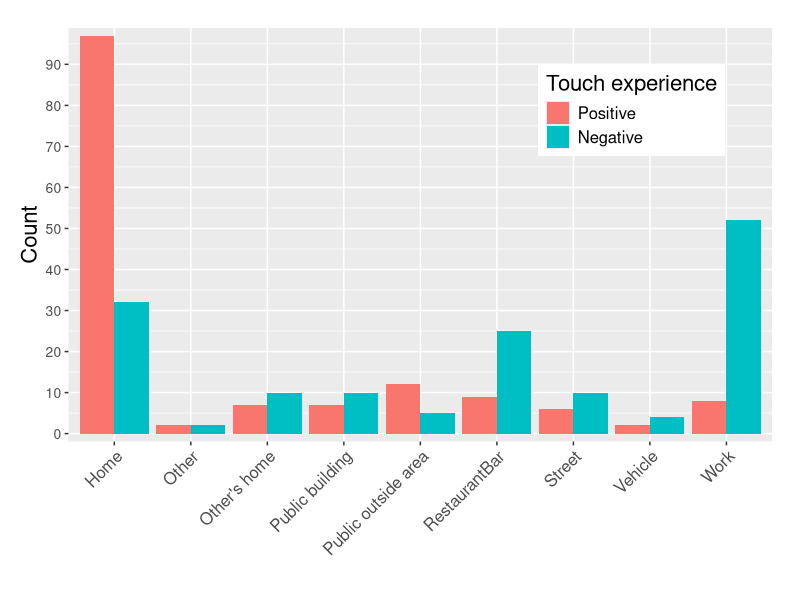
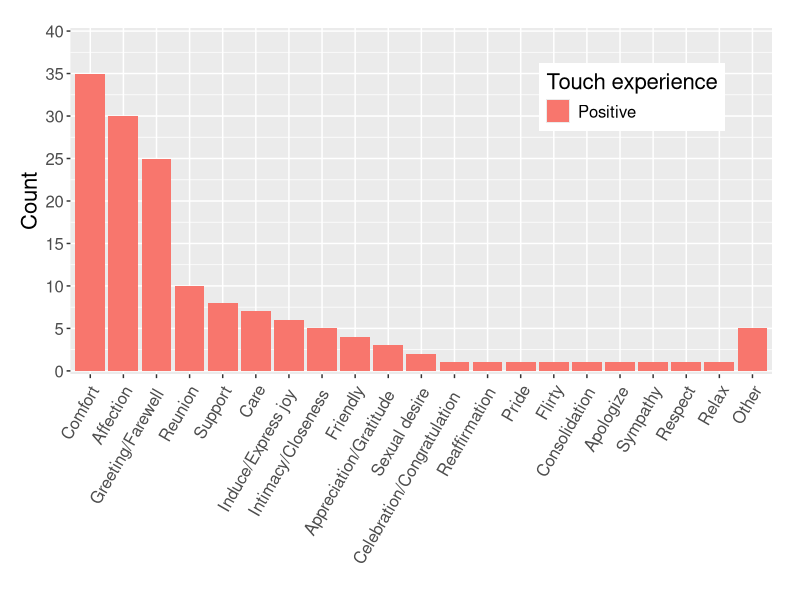
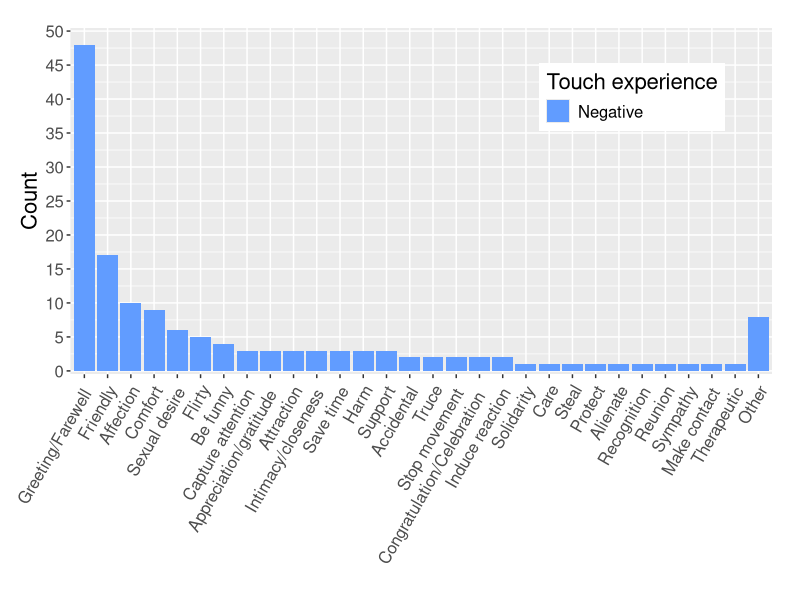

Write the R code that produced these figures, in order.
setwd("~/Projects/TouchExp/MainStudy/Rscript2/TouchExp")

df3 <- read.csv("ConvertedTouchScores5.csv")

library(tibble)
library(dplyr)
library(ggplot2)
attach(df3)

#Plot LocLabl by condition

ggplot(df3,aes(LocLabl, fill = Condition))+
  geom_bar(position = position_dodge())+
  labs(y = "Count", x = "")+
  scale_y_continuous(breaks=seq(0,100,10),expand = c(0.02, 0))+
  theme(axis.text.x = element_text(angle = 45,hjust = 1, size = 12),
        axis.title.y = element_text(size = 16),
        legend.position = c(0.8, 0.8), axis.text=element_text(size=10),
        legend.title = element_text(size=16),legend.text = element_text(size=12),
        plot.margin = margin(t = 20,r = 20,b = 15,l = 15))+
  scale_fill_discrete(name = "Touch experience", labels = c("Positive", "Negative"))

#Plot IntLabl for each condition, not combined

# Group A, aka. positive group
table(df3[1:150,7])

Cond1 <- rep(c("A"),each=21)

IntLablNam <- c("Comfort","Affection","Greeting/Farewell","Reunion","Support",
                "Care","Induce/Express joy","Intimacy/Closeness","Friendly",
                "Appreciation/Gratitude","Sexual desire","Celebration/Congratulation",
                "Reaffirmation","Pride","Flirty","Consolidation",
                "Apologize","Sympathy","Respect","Relax","Other")
IntLablNam <- factor(IntLablNam,levels=IntLablNam)
IntVarNum <- c(35,30,25,10,8,7,6,5,4,3,2,1,1,1,1,1,1,1,1,1,5)

IntPosFram <- data.frame(IntVarNum,IntLablNam,Cond1)
attach(IntPosFram)

ggplot(IntPosFram,aes(x = IntLablNam, y=IntVarNum))+
  geom_bar(stat="identity",aes(fill=Cond1),width=0.9)+
  labs(y = "Count", x = "")+
  theme(axis.text.x = element_text(angle = 60,hjust = 1.05),
        axis.title.y = element_text(size = 16),
        legend.position = c(0.8, 0.8), axis.text=element_text(size=12),
        legend.title = element_text(size=16), 
        legend.text = element_text(size=12),
        plot.margin = margin(t = 20,r = 20,b = 10,l = 15))+
  scale_y_continuous(breaks=seq(0,40,5),expand = c(0.01, 0),limits=c(0,40))+
  scale_fill_discrete(labels=c('Positive'))+
  labs(fill = "Touch experience")

# Group B, aka. negative group
table(df3[151:300,7])

Cond2 <- rep(c("B"),each=30)

IntLablNam2 <- c("Greeting/Farewell","Friendly","Affection","Comfort",
                "Sexual desire","Flirty","Be funny",
                "Capture attention","Appreciation/gratitude","Attraction",
                "Intimacy/closeness","Save time","Harm","Support","Accidental",
                "Truce",
                "Stop movement","Congratulation/Celebration","Induce reaction","Solidarity",
                "Care","Steal","Protect","Alienate","Recognition","Reunion",
                "Sympathy","Make contact","Therapeutic","Other")
IntLablNam2 <- factor(IntLablNam2,levels=IntLablNam2)
IntVarNum2 <- c(48,17,10,9,6,5,4,3,3,3,3,3,
                3,3,2,2,2,2,2,1,1,1,1,1,1,1,1,1,1,8)

IntNegFram <- data.frame(IntVarNum2,IntLablNam2,Cond2)
attach(IntNegFram)

ggplot(IntNegFram,aes(x = IntLablNam2, y=IntVarNum2))+
  geom_bar(stat="identity",aes(fill=Cond2),width = 0.9)+
  labs(y = "Count", x = "")+
  theme(axis.text.x = element_text(angle = 60,hjust = 1.05),
        axis.title.y = element_text(size = 16),
        legend.position = c(0.8, 0.8), axis.text=element_text(size=12),
        legend.title = element_text(size=16), 
        legend.text = element_text(size=12),
        plot.margin = margin(t = 20,r = 20,b = 10,l = 15))+
  scale_y_continuous(breaks=seq(0,50,5),expand = c(0.01, 0),limits=c(0,50))+
  scale_fill_manual(values=c("#619CFF"),name = "Touch experience",
                    labels=c('Negative'))

  



 